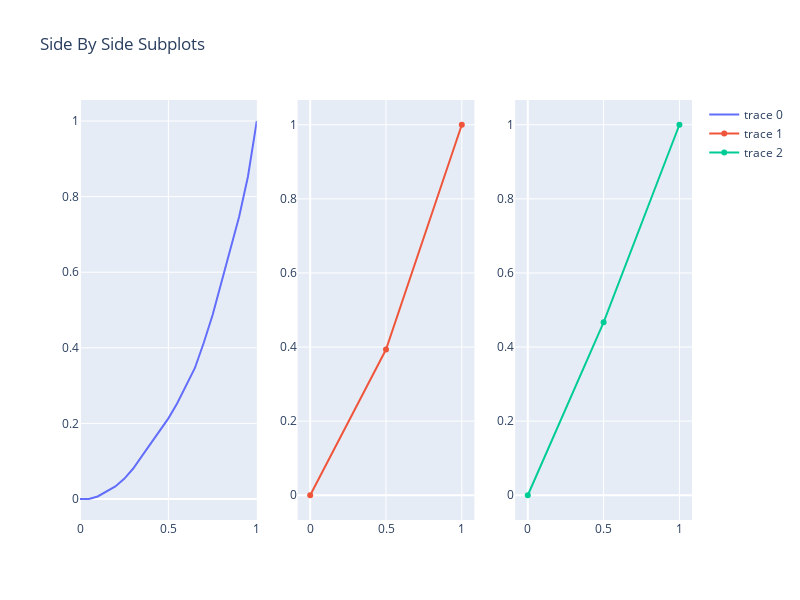

Write notebook code for a chart like this one.
### Code cell
fig = make_subplots(rows=1, cols=3)

fig.add_trace(
    go.Scatter(x=lorentz_score_x, y=lorentz_score_y),
    row=1, col=1
)

fig.add_trace(
    go.Scatter(x=lorentz_gender_x, y=lorentz_gender_y),
    row=1, col=2
)

fig.add_trace(
    go.Scatter(x=lorentz_nation_x, y=lorentz_nation_y),
    row=1, col=3
)


fig.update_layout(height=600, width=800, title_text="Ginis per attribute")
fig.show()

### Figure 1 — Plotly figure (JSON) as saved in the notebook; plotly's stock layout.template omitted (floating-point values rounded to 4 significant figures)
{"data": [{"type": "scatter", "x": [0, 0.05, 0.1, 0.15, 0.2, 0.25, 0.3, 0.35, 0.4, 0.45, 0.5, 0.55, 0.6, 0.65, 0.7, 0.75, 0.8, 0.85, 0.9, 0.95, 1.0], "xaxis": "x", "y": [0, 0, 0.006667, 0.02, 0.03333, 0.05333, 0.08, 0.1133, 0.1467, 0.18, 0.2133, 0.2533, 0.3, 0.3467, 0.4133, 0.4867, 0.5733, 0.66, 0.7467, 0.8533, 1], "yaxis": "y"}, {"type": "scatter", "x": [0, 0.5, 1], "xaxis": "x2", "y": [0, 0.3933, 1], "yaxis": "y2"}, {"type": "scatter", "x": [0, 0.5, 1], "xaxis": "x3", "y": [0, 0.4667, 1], "yaxis": "y3"}], "layout": {"height": 600, "title": {"text": "Side By Side Subplots"}, "width": 800, "xaxis": {"anchor": "y", "domain": [0, 0.2889]}, "xaxis2": {"anchor": "y2", "domain": [0.3556, 0.6444]}, "xaxis3": {"anchor": "y3", "domain": [0.7111, 1]}, "yaxis": {"anchor": "x", "domain": [0, 1]}, "yaxis2": {"anchor": "x2", "domain": [0, 1]}, "yaxis3": {"anchor": "x3", "domain": [0, 1]}}}
